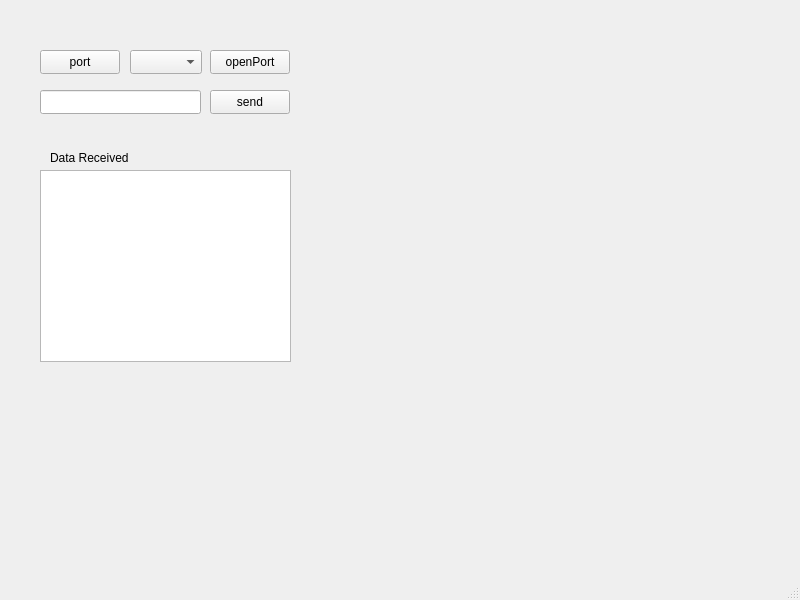
<?xml version="1.0" encoding="UTF-8"?>
<ui version="4.0">
 <class>MainWindow</class>
 <widget class="QMainWindow" name="MainWindow">
  <property name="geometry">
   <rect>
    <x>0</x>
    <y>0</y>
    <width>800</width>
    <height>600</height>
   </rect>
  </property>
  <property name="windowTitle">
   <string>MainWindow</string>
  </property>
  <widget class="QWidget" name="centralwidget">
   <widget class="QPushButton" name="btnSend">
    <property name="geometry">
     <rect>
      <x>210</x>
      <y>90</y>
      <width>80</width>
      <height>24</height>
     </rect>
    </property>
    <property name="text">
     <string>send</string>
    </property>
   </widget>
   <widget class="QPushButton" name="port">
    <property name="geometry">
     <rect>
      <x>40</x>
      <y>50</y>
      <width>80</width>
      <height>24</height>
     </rect>
    </property>
    <property name="text">
     <string>port</string>
    </property>
   </widget>
   <widget class="QComboBox" name="portList">
    <property name="geometry">
     <rect>
      <x>130</x>
      <y>50</y>
      <width>72</width>
      <height>24</height>
     </rect>
    </property>
   </widget>
   <widget class="QPushButton" name="openPort">
    <property name="geometry">
     <rect>
      <x>210</x>
      <y>50</y>
      <width>80</width>
      <height>24</height>
     </rect>
    </property>
    <property name="text">
     <string>openPort</string>
    </property>
   </widget>
   <widget class="QLineEdit" name="inMessage">
    <property name="geometry">
     <rect>
      <x>40</x>
      <y>90</y>
      <width>161</width>
      <height>24</height>
     </rect>
    </property>
   </widget>
   <widget class="QListWidget" name="lstMessages">
    <property name="geometry">
     <rect>
      <x>40</x>
      <y>170</y>
      <width>251</width>
      <height>192</height>
     </rect>
    </property>
   </widget>
   <widget class="QLabel" name="label">
    <property name="geometry">
     <rect>
      <x>50</x>
      <y>150</y>
      <width>91</width>
      <height>16</height>
     </rect>
    </property>
    <property name="text">
     <string>Data Received</string>
    </property>
   </widget>
  </widget>
  <widget class="QMenuBar" name="menubar">
   <property name="geometry">
    <rect>
     <x>0</x>
     <y>0</y>
     <width>800</width>
     <height>21</height>
    </rect>
   </property>
  </widget>
  <widget class="QStatusBar" name="statusbar"/>
 </widget>
 <resources/>
 <connections/>
</ui>
